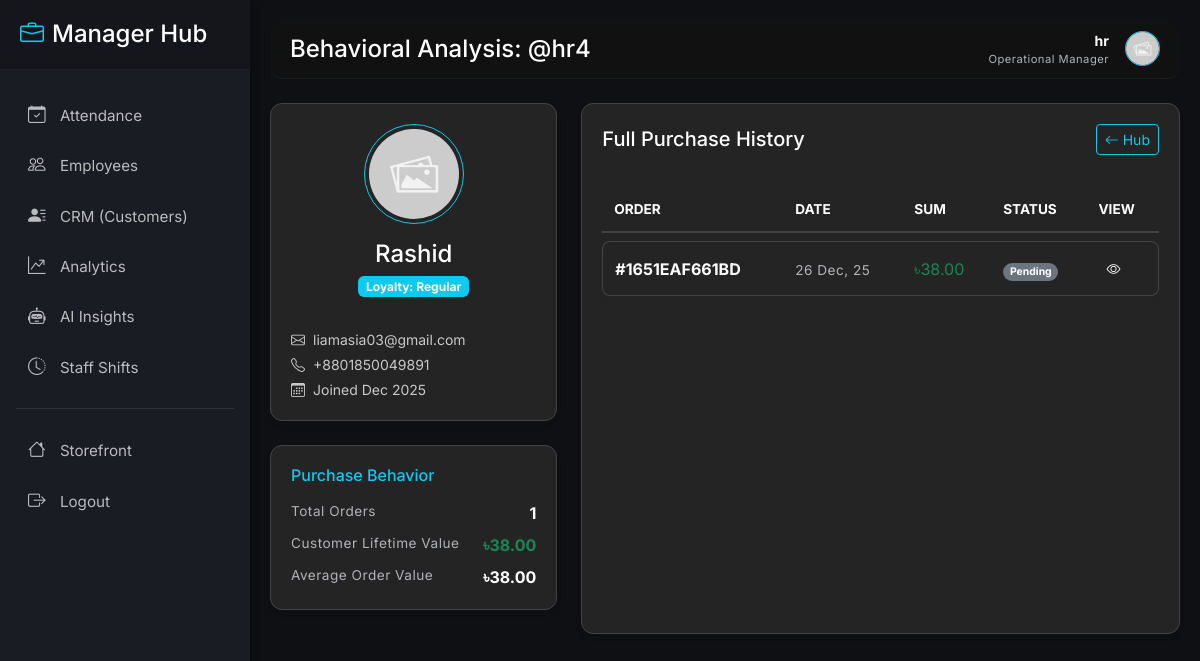
Page /crm/view/5 (signed in) on the earlier database version.
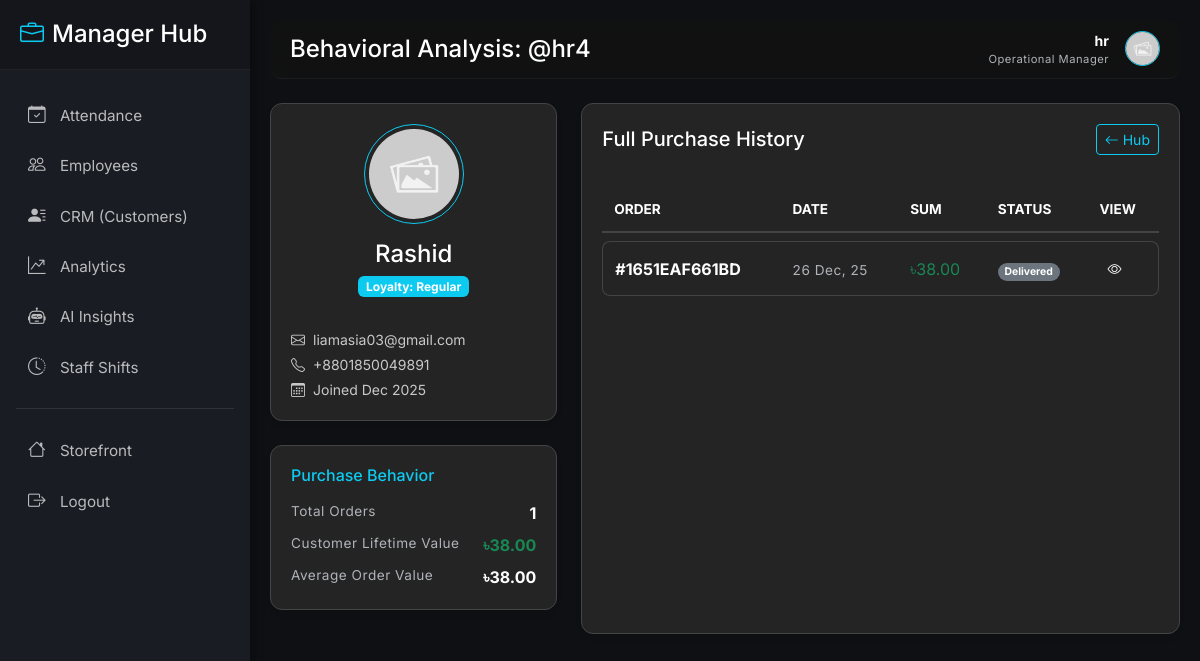
Same page on the later database version.
### models/models.py (models this page shows)
class Order(db.Model):
    __tablename__ = 'orders'
    id = db.Column(db.Integer, primary_key=True)
    unique_order_number = db.Column(db.String(12), unique=True, nullable=False, default=lambda: str(uuid.uuid4().hex[:12]).upper())
    user_id = db.Column(db.Integer, db.ForeignKey('user.id'), nullable=False)
    items = db.Column(db.Text, nullable=False)  # JSON string of items
    total = db.Column(db.Float, nullable=False)
    status = db.Column(db.String(50), default='Placed')
    payment_status = db.Column(db.String(20), default='pending')
    payment_method = db.Column(db.String(20), nullable=True)
    discount = db.Column(db.Float, default=0.0)
    order_type = db.Column(db.Enum('dine_in', 'takeaway', name='order_type'), default='dine_in')
    phone = db.Column(db.String(50), nullable=False)
    address_district = db.Column(db.String(100), nullable=False)
    address_city = db.Column(db.String(100), nullable=False)
    address_street = db.Column(db.String(255), nullable=False)
    created_at = db.Column(db.DateTime, default=get_dhaka_time)
    items_parsed = db.Column(db.PickleType)

### routes/crm.py (the view)
@crm_bp.route('/view/<int:id>')
@admin_required
def view_customer(id):
    customer = User.query.get_or_404(id)
    if customer.role != 'customer':
        flash('This user is not a customer', 'warning')
        return redirect(url_for('crm.index'))
    orders = Order.query.filter_by(user_id=customer.id).order_by(Order.created_at.desc()).all()
    import json
    for order in orders:
        try:
            order.items_parsed = json.loads(order.items)
        except:
            order.items_parsed = []
    total_orders = len(orders)
    total_spent = sum(order.total for order in orders)
    avg_order_value = total_spent / total_orders if total_orders > 0 else 0
    from models.models import SaleItem, MenuItem
    favorite_items = db.session.query(
        MenuItem.name,
        func.sum(SaleItem.quantity).label('total_quantity')
    ).join(SaleItem).join(Order).filter(
        Order.user_id == customer.id
    ).group_by(MenuItem.id).order_by(func.sum(SaleItem.quantity).desc()).limit(5).all()
    from flask import session
    template_folder = 'admin' if session.get('role') == 'admin' else 'manager'
    return render_template(f'{template_folder}/customer_detail.html',
                         customer=customer,
                         orders=orders,
                         total_orders=total_orders,
                         total_spent=total_spent,
                         avg_order_value=avg_order_value,
                         favorite_items=favorite_items)

### app.py (called while the page is built)
@app.before_request
def refresh_user_session():
    if 'user_id' in session:
        user = User.query.get(session['user_id'])
        if user:
            session['role'] = user.role
            session['is_admin'] = (user.role == 'admin')
            session['username'] = user.username
        else:
            session.clear()

@app.context_processor
def inject_global_data():
    cart = session.get('cart', {})
    count = sum(cart.values()) if isinstance(cart, dict) else 0
    @cache.cached(timeout=300, key_prefix='best_rated_item_context')
    def get_best_rated_item():
        all_items = MenuItem.query.options(db.joinedload(MenuItem.ratings)).all()
        best_item = None
        max_avg = 0
        for it in all_items:
            ratings = it.ratings
            if not ratings:
                avg = 0
            else:
                avg = round(sum(r.score for r in ratings) / len(ratings), 1)
            if avg > max_avg:
                max_avg = avg
                best_item = it
        return best_item
    return dict(cart_count=count, best_rated_item=get_best_rated_item())

### templates/manager/customer_detail.html (shortened to what the changed rows need)
{% extends 'manager/manager_base.html' %}
{% block content %}
<div class="row">
    <div class="col-lg-8">
        <div class="glass-card h-100">
            <div class="table-responsive">
                <table class="admin-table">
                    <thead>
                        <tr>
                            <th>Order</th>
                            <th>Date</th>
                            <th>Sum</th>
                            <th>Status</th>
                            <th>View</th>
                        </tr>
                    </thead>
                    <tbody>
                        {% for order in orders %}
                        <tr>
                            <td class="text-white fw-bold">#{{ order.unique_order_number }}</td>
                            <td><span class="small text-muted">{{ order.created_at.strftime('%d %b, %y') }}</span></td>
                            <td class="text-success">৳{{ "%.2f"|format(order.total) }}</td>
                            <td>
                                <span
                                    class="badge {% if order.status == 'Completed' %}bg-success{% else %}bg-secondary{% endif %} rounded-pill"
                                    style="font-size: 0.65rem;">
                                    {{ order.status }}
                                </span>
                            </td>
                            <td>
                                <button class="btn btn-sm btn-outline-light border-0"
                                    onclick="viewOrderDetails({{ order.id }})">
                                    <i class="bi bi-eye"></i>
                                </button>
                            </td>
                        </tr>
                        {% endfor %}
                    </tbody>
                </table>
            </div>
        </div>
    </div>
</div>
{% endblock %}

Differences in the rows shown:
changed Order "1651EAF661BD": status "Pending" → "Delivered"
